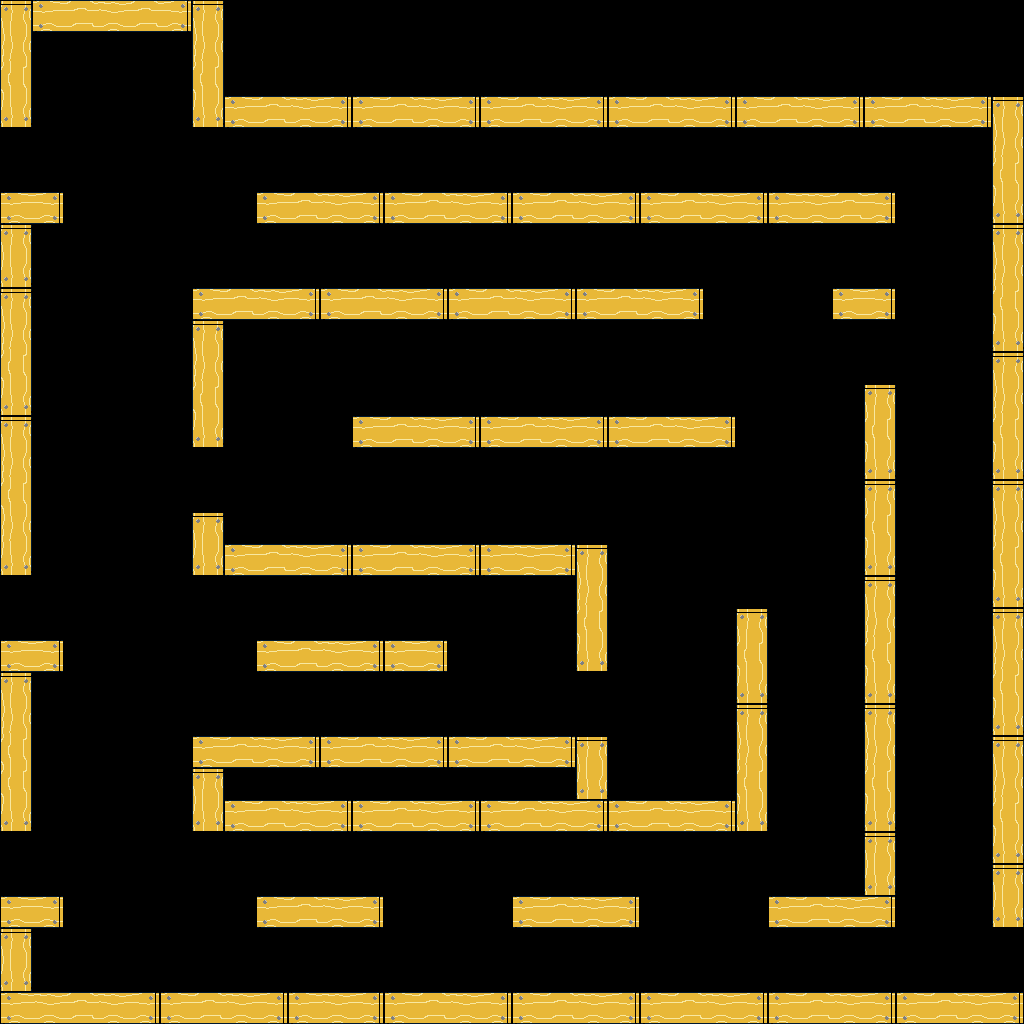

Below is a game level as drawn by its tile map, then a one-line description and the .tmx that defines it (tile-layer data replaced by summaries):
An orthogonal 32x32 tile map with 32x32 px tiles, 2 tile layers (background, foreground), 3 tilesets and 41 objects (21x spikes, 8x fan, 8x rope, 2x door, spawn, ...).

<map version="1.0" orientation="orthogonal" renderorder="right-down" width="32" height="32" tilewidth="32" tileheight="32" nextobjectid="80">
 <tileset firstgid="1" name="basic-tiles" tilewidth="32" tileheight="32" tilecount="256" columns="16">
  <image source="basic-tiles.png" width="512" height="512" />
 </tileset>
 <tileset firstgid="257" name="objects" tilewidth="64" tileheight="64" tilecount="4" columns="0">
  <tile id="1">
   <image width="32" height="64" source="fan_0.png" />
  </tile>
  <tile id="3">
   <image width="32" height="32" source="exit.png" />
  </tile>
  <tile id="4">
   <image width="32" height="32" source="spawn.png" />
  </tile>
  <tile id="5">
   <image width="64" height="7" source="door.png" />
  </tile>
 </tileset>
 <tileset firstgid="263" name="objects" tilewidth="64" tileheight="64" tilecount="4" columns="0">
  <tile id="1">
   <image width="32" height="64" source="fan_0.png" />
  </tile>
  <tile id="2">
   <image width="32" height="32" source="spawn.png" />
  </tile>
  <tile id="3">
   <image width="32" height="32" source="exit.png" />
  </tile>
  <tile id="9">
   <image width="64" height="7" source="door.png" />
  </tile>
 </tileset>
 <layer name="background" width="32" height="32">
  <data>[1024 cells, 0 non-empty, 0 distinct tile ids]</data>
 </layer>
 <layer name="foreground" width="32" height="32">
  <data>[1024 cells, 263 non-empty, 8 distinct tile ids]</data>
 </layer>
 <objectgroup name="objects">
  <object id="1" type="fan" gid="2147483906" x="864" y="384" width="32" height="64" />
  <object id="14" type="spikes" gid="18" x="32" y="192" width="32" height="32" />
  <object id="15" type="spikes" gid="19" x="32" y="256" width="32" height="32" />
  <object id="24" type="spawn" gid="261" x="96" y="96" width="32" height="32" />
  <object id="35" type="exit" gid="260" x="672" y="768" width="32" height="32" />
  <object id="39" type="fan" gid="258" x="0" y="192" width="32" height="64" />
  <object id="40" type="fan" gid="258" x="0" y="640" width="32" height="64" />
  <object id="41" type="fan" gid="2147483906" x="576" y="736" width="32" height="64" />
  <object id="42" type="fan" gid="2147483906" x="864" y="288" width="32" height="64" />
  <object id="43" type="fan" gid="2147483906" x="992" y="992" width="32" height="64" />
  <object id="44" type="fan" gid="258" x="0" y="896" width="32" height="64" />
  <object id="49" type="rope" gid="83" x="512" y="672" width="32" height="32">
   <properties>
    <property name="group" value="rope-group-1" />
   </properties>
  </object>
  <object id="50" type="rope" gid="82" x="448" y="672" width="32" height="32">
   <properties>
    <property name="group" value="rope-group-1" />
   </properties>
  </object>
  <object id="51" type="rope" gid="83" x="480" y="672" width="32" height="32">
   <properties>
    <property name="group" value="rope-group-1" />
   </properties>
  </object>
  <object id="52" type="rope" gid="99" x="544" y="672" width="32" height="32">
   <properties>
    <property name="group" value="rope-group-1" />
   </properties>
  </object>
  <object id="54" type="door" gid="272" x="608" y="640" width="64" height="7">
   <properties>
    <property name="openRotation" type="float" value="90" />
    <property name="triggeredByRopeGroup" value="rope-group-1" />
   </properties>
  </object>
  <object id="55" type="door" gid="272" x="736.542" y="633.114" width="64" height="7" rotation="180">
   <properties>
    <property name="openRotation" type="float" value="90" />
    <property name="triggeredByRopeGroup" value="rope-group-1" />
   </properties>
  </object>
  <object id="56" type="fan" gid="258" x="192" y="512" width="32" height="64" />
  <object id="57" type="spikes" gid="18" x="32" y="992" width="32" height="32" />
  <object id="58" type="spikes" gid="18" x="64" y="992" width="32" height="32" />
  <object id="59" type="spikes" gid="18" x="96" y="992" width="32" height="32" />
  <object id="60" type="spikes" gid="18" x="128" y="992" width="32" height="32" />
  <object id="61" type="spikes" gid="18" x="544" y="896" width="32" height="32" />
  <object id="62" type="spikes" gid="18" x="576" y="896" width="32" height="32" />
  <object id="63" type="spikes" gid="18" x="608" y="896" width="32" height="32" />
  <object id="64" type="spikes" gid="18" x="512" y="896" width="32" height="32" />
  <object id="65" type="spikes" gid="19" x="672" y="480" width="32" height="32" />
  <object id="66" type="spikes" gid="19" x="704" y="480" width="32" height="32" />
  <object id="67" type="spikes" gid="19" x="832" y="256" width="32" height="32" />
  <object id="68" type="spikes" gid="19" x="800" y="256" width="32" height="32" />
  <object id="69" type="spikes" gid="19" x="32" y="704" width="32" height="32" />
  <object id="70" type="spikes" gid="18" x="32" y="640" width="32" height="32" />
  <object id="71" type="spikes" gid="19" x="32" y="960" width="32" height="32" />
  <object id="72" type="spikes" gid="18" x="32" y="896" width="32" height="32" />
  <object id="73" type="spikes" gid="20" x="832" y="896" width="32" height="32" />
  <object id="74" type="spikes" gid="20" x="960" y="160" width="32" height="32" />
  <object id="75" type="spikes" gid="21" x="224" y="352" width="32" height="32" />
  <object id="76" type="rope" gid="99" x="320" y="448" width="32" height="32">
   <properties>
    <property name="group" value="rope-group-2" />
   </properties>
  </object>
  <object id="77" type="rope" gid="82" x="224" y="448" width="32" height="32">
   <properties>
    <property name="group" value="rope-group-2" />
   </properties>
  </object>
  <object id="78" type="rope" gid="83" x="256" y="448" width="32" height="32">
   <properties>
    <property name="group" value="rope-group-2" />
   </properties>
  </object>
  <object id="79" type="rope" gid="83" x="288" y="448" width="32" height="32">
   <properties>
    <property name="group" value="rope-group-2" />
   </properties>
  </object>
 </objectgroup>
</map>
